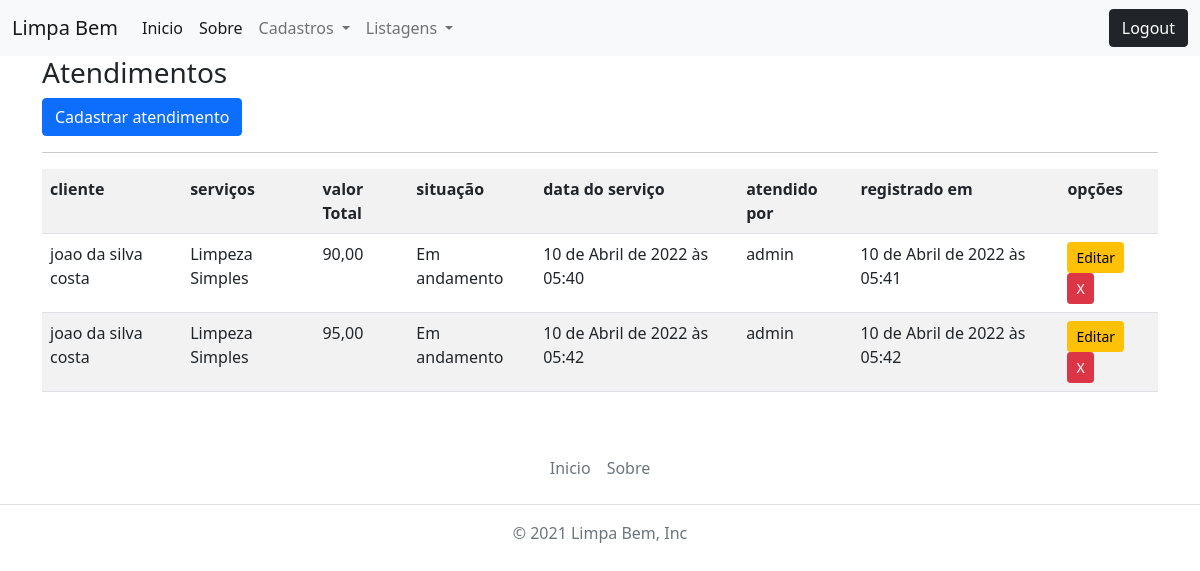
/listar/atendimento/ (signed in), run on an earlier commit of the app's database.
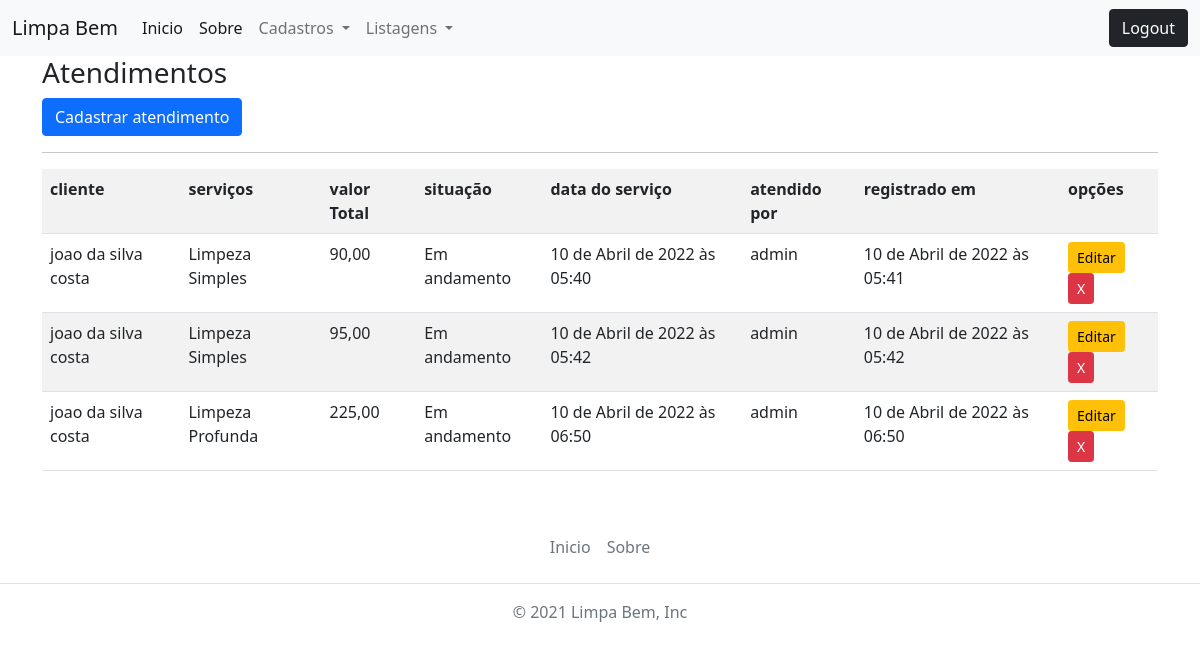
And on a later commit of the database.
### crud_app/models.py (models this page shows, shortened)
class Atendimento(models.Model):
    SITUACAO_CHOICES = (
        ('Em andamento', 'Em andamento'),
        ('Concluido', 'Concluido'),
        ('Cancelado', 'Cancelado')
    )
    servico = models.ForeignKey(Servico, on_delete=models.CASCADE, null=True)
    data_do_servico = models.DateTimeField()
    situacao = models.CharField(max_length=12, choices=SITUACAO_CHOICES)
    cliente = models.ForeignKey(Cliente, on_delete=models.SET_NULL, null=True, blank=True)
    desconto = models.DecimalField(max_digits=2, decimal_places=0, help_text='Desconto até 10%\n', null=True)
    valor_total = models.DecimalField(max_digits=6, decimal_places=2, null=True, blank=True, default=0)
    data_do_registro = models.DateTimeField(auto_now_add=True)
    registrado_por = models.ForeignKey(Funcionario, on_delete=models.SET_NULL, null=True, blank=True)

class Cliente(models.Model):
    nome_completo = models.CharField(max_length=60)
    email = models.EmailField()
    cpf = models.CharField(max_length=11)
    data_de_nascimento = models.DateField()
    telefone = models.CharField(max_length=11)
    logradouro = models.CharField(max_length=150)
    numero = models.CharField(max_length=4)
    bairro = models.CharField(max_length=20)
    cidade = models.CharField(max_length=20)
    estado = models.CharField(max_length=20)
    data_do_registro = models.DateTimeField(auto_now_add=True)
    registrado_por = models.ForeignKey(Funcionario, on_delete=models.SET_NULL, null=True, blank=True)
    def __str__(self):
        return self.nome_completo

class Servico(models.Model):
    nome_do_servico = models.CharField(max_length=60)
    valor = models.DecimalField(max_digits=6, decimal_places=2, null=True)
    descricao = models.TextField()
    data_do_registro = models.DateTimeField(auto_now_add=True)
    registrado_por = models.ForeignKey(Funcionario, on_delete=models.SET_NULL, null=True, blank=True)
    def __str__(self):
        return self.nome_do_servico

### equipe/models.py (models this page shows)
class Funcionario(AbstractUser):
    class Meta:
        verbose_name = ("funcionario")
        verbose_name_plural = ("funcionarios")
        db_table = "funcionarios"

### crud_app/views.py (the view)
# urls.py: path('listar/atendimento/', AtendimentoList.as_view(), name='listar-atendimento'),
class AtendimentoList(GroupRequiredMixin, LoginRequiredMixin ,ListView):
    model = Atendimento
    group_required = [u'administrador', u'gerente', u'atendente']
    login_url = reverse_lazy('login')
    fields = [
        'cliente', 'servico', 'desconto', 'valor_total', 'data_do_servico', 'situacao'
    ]
    template_name = 'cadastros/listas/atendimento.html'
    def get_queryset(self):
        self.object_list = Atendimento.objects.filter(registrado_por=self.request.user)
        return self.object_list

### crud_app/templates/cadastros/listas/atendimento.html (shortened to what this page needs)
{% extends 'base.html' %}
{% load static %}
{% block content %}
<h3>Atendimentos</h3>
<a href="{% url 'cadastrar-atendimento' %}" class="btn btn-primary sm">Cadastrar atendimento</a>
<hr>
<div class="table-responsive">
    <table class="table table-striped">
        <tr>
            <th>cliente</th>
            <th>serviços</th>
            <th>valor Total</th>
            <th>situação</th>
            <th>data do serviço</th>
            <th>atendido por</th>
            <th>registrado em</th>
            <th>opções</th>
        </tr>
        {% for atendimento in object_list %}
        <tr>
            <td>{{ atendimento.cliente }}</td>
            <td>{{ atendimento.servico }}</td>
            <td>{{ atendimento.valor_total }}</td>
            <td>{{ atendimento.situacao }}</td>
            <td>{{ atendimento.data_do_servico }}</td>
            <td>{{ atendimento.registrado_por }}</td>
            <td>{{ atendimento.data_do_registro }}</td>
            <td>
                <a href="{% url 'editar-atendimento' atendimento.pk %}" class="btn btn-warning btn-sm" title="Editar">Editar</a>
                <a href="{% url 'deletar-atendimento' atendimento.pk %}" class="btn btn-danger btn-sm" title="Excluir">X</a>
            </td>
        </tr>
        {% empty %}
        <tr>
            <td colspan="6">Nenhum atendimento registrado ainda</td>
        </tr>
        {% endfor %}
    </table>
</div>
{% endblock %}

What changed in the data, as far as the page shows it:
added Atendimento: cliente "joao da silva costa", servico "Limpeza Profunda", valor_total "225,00", situacao "Em andamento", data_do_servico "10 de Abril de 2022 às 06:50", registrado_por "admin", data_do_registro "10 de Abril de 2022 às 06:50"
